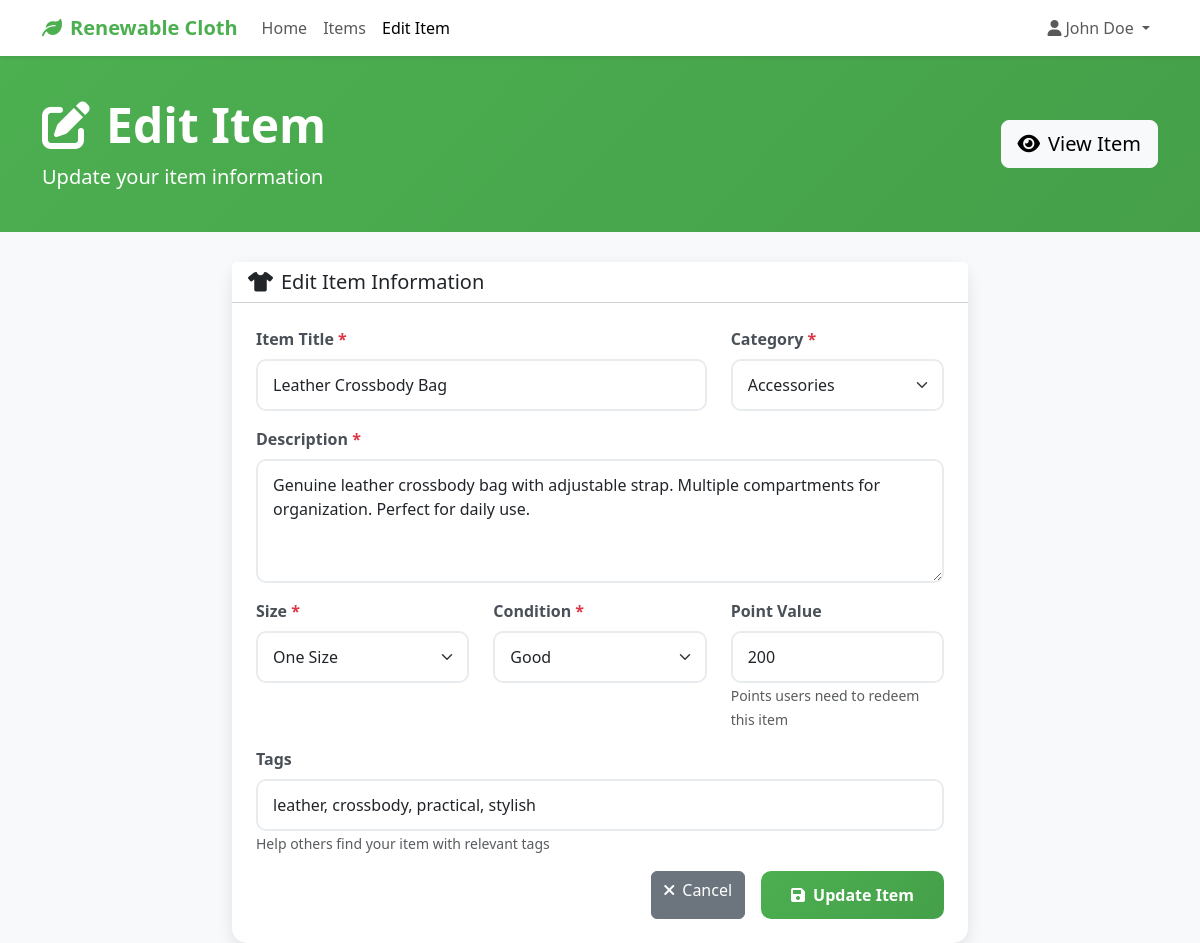
/items/edit_item.php?id=bc6f1fca-5efa-11f0-9a48-88a4c2aaf9aa (signed in), run on the app's committed database.
### tables this page shows
CREATE TABLE `items` (
  `item_id` char(36) NOT NULL,
  `owner_id` char(36) NOT NULL,
  `title` varchar(255) NOT NULL,
  `description` text DEFAULT NULL,
  `category` enum('Shirt','Pants','Jacket','Dress','Shoes','Accessories','Other') NOT NULL,
  `size` enum('XS','S','M','L','XL','XXL','One Size') NOT NULL,
  `condition` enum('New','Like New','Good','Fair','Used') NOT NULL,
  `tags` longtext DEFAULT NULL CHECK (json_valid(`tags`)),
  `images` longtext DEFAULT NULL CHECK (json_valid(`images`)),
  `status` enum('Pending','Available','Swapped','Redeemed') DEFAULT 'Pending',
  `point_value` int(11) DEFAULT 0,
  `created_at` timestamp NOT NULL DEFAULT current_timestamp(),
  `updated_at` timestamp NOT NULL DEFAULT current_timestamp() ON UPDATE current_timestamp()
);

### auth/session.php (called while the page is built, shortened)
<?php
function isLoggedIn() {
    return isset($_SESSION['user_id']);
}
function getCurrentUser() {
    if (isLoggedIn()) {
        return [
            'id' => $_SESSION['user_id'],
            'name' => $_SESSION['user_name'],
            'email' => $_SESSION['user_email']
        ];
    }
    return null;
}
?>

### items/edit_item.php (the view, shortened to what this page needs)
<?php
require_once '../auth/session.php';
require_once '../auth/database.php';
$user = getCurrentUser();
$item_id = isset($_GET['id']) ? $_GET['id'] : '';
$host = "localhost";
$dbname = "renewable_cloth";
$username = "root";
$password = "";
try {
    $pdo = new PDO("mysql:host=$host;dbname=$dbname", $username, $password);
    $pdo->setAttribute(PDO::ATTR_ERRMODE, PDO::ERRMODE_EXCEPTION);
} catch(PDOException $e) {
    die("Connection failed: " . $e->getMessage());
}
$sql = "SELECT * FROM items WHERE item_id = ?";
$stmt = $pdo->prepare($sql);
$stmt->execute([$item_id]);
$item = $stmt->fetch();
$categories = ['Shirt', 'Pants', 'Jacket', 'Dress', 'Shoes', 'Accessories', 'Other'];
$sizes = ['XS', 'S', 'M', 'L', 'XL', 'XXL', 'One Size'];
$conditions = ['New', 'Like New', 'Good', 'Fair', 'Used'];
?>
<!DOCTYPE html>
<html lang="en">
<head>
    <link href="https://cdn.jsdelivr.net/npm/bootstrap@5.3.0/dist/css/bootstrap.min.css" rel="stylesheet">
    <link href="https://cdnjs.cloudflare.com/ajax/libs/font-awesome/6.0.0/css/all.min.css" rel="stylesheet">
</head>
<body>
    <nav class="navbar navbar-expand-lg navbar-light bg-white shadow-sm">
        <div class="container">
            <a class="navbar-brand" href="../index.php">
                <i class="fas fa-leaf me-2"></i>Renewable Cloth
            </a>
            <div class="collapse navbar-collapse" id="navbarNav">
                <ul class="navbar-nav me-auto">
                    <li class="nav-item">
                        <a class="nav-link" href="../index.php">Home</a>
                    </li>
                    <li class="nav-item">
                        <a class="nav-link" href="index.php">Items</a>
                    </li>
                    <li class="nav-item">
                        <a class="nav-link active" href="edit_item.php">Edit Item</a>
                    </li>
                </ul>
                <div class="navbar-nav">
                    <?php if ($user): ?>
                        <div class="nav-item dropdown">
                            <a class="nav-link dropdown-toggle" href="#" id="navbarDropdown" role="button" data-bs-toggle="dropdown">
                                <i class="fas fa-user me-1"></i><?php echo htmlspecialchars($user['name']); ?>
                            </a>
                        </div>
                    <?php endif; ?>
                </div>
            </div>
        </div>
    </nav>
    <div class="page-header">
        <div class="container">
            <div class="row align-items-center">
                <div class="col-md-8">
                    <h1 class="display-5 fw-bold mb-2">
                        <i class="fas fa-edit me-3"></i>Edit Item
                    </h1>
                    <p class="lead mb-0">Update your item information</p>
                </div>
                <div class="col-md-4 text-md-end">
                    <a href="view_item.php?id=<?php echo $item['item_id']; ?>" class="btn btn-light btn-lg">
                        <i class="fas fa-eye me-2"></i>View Item
                    </a>
                </div>
            </div>
        </div>
    </div>
    <div class="container">
        <div class="row justify-content-center">
            <div class="col-lg-8">
                <div class="card">
                    <div class="card-header bg-white">
                        <h5 class="mb-0">
                            <i class="fas fa-tshirt me-2"></i>Edit Item Information
                        </h5>
                    </div>
                    <div class="card-body p-4">
                        <form method="POST" action="">
                            <div class="row">
                                <div class="col-md-8">
                                    <div class="mb-3">
                                        <label for="title" class="form-label required">Item Title</label>
                                        <input type="text" class="form-control" id="title" name="title"
                                               placeholder="Enter item title" value="<?php echo htmlspecialchars($item['title']); ?>" required>
                                    </div>
                                </div>
                                <div class="col-md-4">
                                    <div class="mb-3">
                                        <label for="category" class="form-label required">Category</label>
                                        <select class="form-select" id="category" name="category" required>
                                            <?php foreach ($categories as $cat): ?>
                                                <option value="<?php echo $cat; ?>" <?php echo $item['category'] === $cat ? 'selected' : ''; ?>>
                                                    <?php echo $cat; ?>
                                                </option>
                                            <?php endforeach; ?>
                                        </select>
                                    </div>
                                </div>
                            </div>
                            <div class="mb-3">
                                <label for="description" class="form-label required">Description</label>
                                <textarea class="form-control" id="description" name="description" rows="4"
                                          placeholder="Describe your item in detail..." required><?php echo htmlspecialchars($item['description']); ?></textarea>
                            </div>
                            <div class="row">
                                <div class="col-md-4">
                                    <div class="mb-3">
                                        <label for="size" class="form-label required">Size</label>
                                        <select class="form-select" id="size" name="size" required>
                                            <?php foreach ($sizes as $size): ?>
                                                <option value="<?php echo $size; ?>" <?php echo $item['size'] === $size ? 'selected' : ''; ?>>
                                                    <?php echo $size; ?>
                                                </option>
                                            <?php endforeach; ?>
                                        </select>
                                    </div>
                                </div>
                                <div class="col-md-4">
                                    <div class="mb-3">
                                        <label for="condition" class="form-label required">Condition</label>
                                        <select class="form-select" id="condition" name="condition" required>
                                            <?php foreach ($conditions as $cond): ?>
                                                <option value="<?php echo $cond; ?>" <?php echo $item['condition'] === $cond ? 'selected' : ''; ?>>
                                                    <?php echo $cond; ?>
                                                </option>
                                            <?php endforeach; ?>
                                        </select>
                                    </div>
                                </div>
                                <div class="col-md-4">
                                    <div class="mb-3">
                                        <label for="point_value" class="form-label">Point Value</label>
                                        <input type="number" class="form-control" id="point_value" name="point_value"
                                               placeholder="0" min="0" value="<?php echo $item['point_value']; ?>">
                                        <small class="text-muted">Points users need to redeem this item</small>
                                    </div>
                                </div>
                            </div>
                            <div class="mb-3">
                                <label for="tags" class="form-label">Tags</label>
                                <input type="text" class="form-control" id="tags" name="tags"
                                       placeholder="Enter tags separated by commas (e.g., eco-friendly, cotton, vintage)"
                                       value="<?php
                                       if (!empty($item['tags'])) {
                                           $tags_array = json_decode($item['tags'], true);
                                           if (is_array($tags_array)) {
                                               echo htmlspecialchars(implode(', ', $tags_array));
                                           } else {
                                               echo htmlspecialchars($item['tags']);
                                           }
                                       }
                                       ?>">
                                <small class="text-muted">Help others find your item with relevant tags</small>
                            </div>
                            <div class="d-grid gap-2 d-md-flex justify-content-md-end">
                                <a href="view_item.php?id=<?php echo $item['item_id']; ?>" class="btn btn-secondary me-md-2">
                                    <i class="fas fa-times me-2"></i>Cancel
                                </a>
                                <button type="submit" class="btn btn-primary">
                                    <i class="fas fa-save me-2"></i>Update Item
                                </button>
                            </div>
                        </form>
                    </div>
                </div>
            </div>
        </div>
    </div>
</body>
</html>

### items/edit_item.php (style rules this page uses)
:root { --primary-color: #4CAF50; --secondary-color: #45a049; --accent-color: #8BC34A; }
body { font-family: 'Segoe UI', Tahoma, Geneva, Verdana, sans-serif; background-color: #f8f9fa; }
.navbar-brand { font-weight: 700; color: var(--primary-color) !important; }
.page-header { background: linear-gradient(135deg, var(--primary-color) 0%, var(--secondary-color) 100%); color: white; padding: 40px 0; margin-bottom: 30px; }
.card { border: none; border-radius: 15px; box-shadow: 0 5px 15px rgba(0, 0, 0, 0.1); }
.form-control, .form-select { border-radius: 10px; border: 2px solid #e9ecef; padding: 12px 15px; transition: all 0.3s ease; }
.btn-primary { background: linear-gradient(135deg, var(--primary-color) 0%, var(--secondary-color) 100%); border: none; border-radius: 10px; padding: 12px 30px; font-weight: 600; transition: all 0.3s ease; }
.form-label { font-weight: 600; color: #495057; margin-bottom: 8px; }
.required::after { content: " *"; color: #dc3545; }

### data on the page
items: title "Leather Crossbody Bag", category "Accessories", description "Genuine leather crossbody bag with adjustable strap. Multiple compartments for organization. Perfect for daily use.", size "One Size", condition "Good", point_value "200", tags "leather, crossbody, practical, stylish"

### other printed values
$user['name'] "John Doe"
